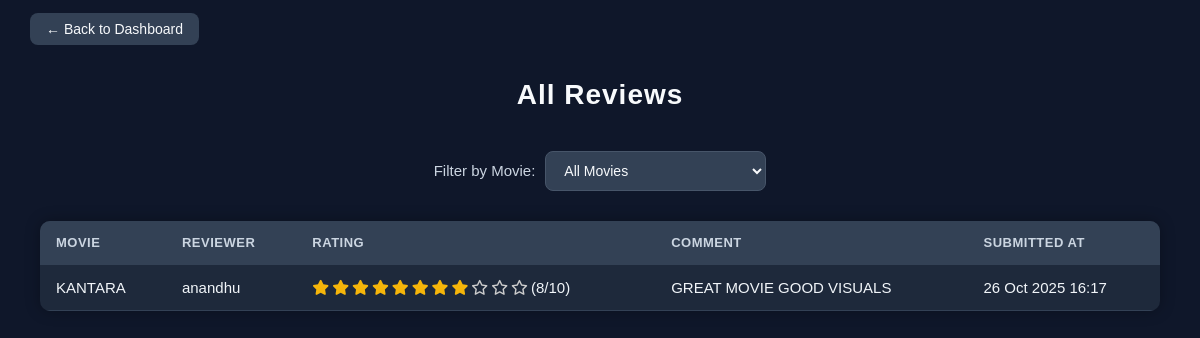
The page /admin-panel/view-reviews/ (signed in) on the database its author committed.
### bms/models.py (models this page shows, shortened)
class Review(models.Model):
    movie = models.ForeignKey(Movie, on_delete=models.CASCADE, related_name='reviews')
    user_name = models.CharField(max_length=100)
    rating = models.IntegerField(default=1)
    comment = models.TextField()
    created_at = models.DateTimeField(auto_now_add=True)

class Movie(models.Model):
    title = models.CharField(max_length=200)
    description = models.TextField()
    release_date = models.DateField()
    duration = models.CharField(max_length=50, default="N/A")
    language = models.CharField(max_length=50, default="Unknown")
    genre = models.CharField(max_length=100, default="Uncategorized")
    main_image = models.ImageField(upload_to='movies/main_images/', null=True, blank=True)
    cover_image = models.ImageField(upload_to='movies/cover_images/', null=True, blank=True)

### bms/views.py (the view)
# urls.py: path('admin-panel/view-reviews/', views.view_reviews, name='view_reviews'),
@admin_required
def view_reviews(request):
    selected_movie_id = request.GET.get('movie')  # Get movie ID from query params
    movies = Movie.objects.all().order_by('title')
    if selected_movie_id and selected_movie_id != "all":
        reviews = Review.objects.filter(movie_id=selected_movie_id).select_related('movie').order_by('-created_at')
    else:
        reviews = Review.objects.all().select_related('movie').order_by('-created_at')
    context = {
        'reviews': reviews,
        'movies': movies,
        'selected_movie_id': selected_movie_id,
    }
    return render(request, 'adminpanel/view_reviews.html', context)

### bms/views.py (called while the page is built)
def admin_required(view_func):
    @wraps(view_func)
    def wrapper(request, *args, **kwargs):
        if not request.user.is_authenticated or not request.user.is_staff:
            messages.error(request, "You must login as admin to access this page.")
            return redirect('admin_login')
        return view_func(request, *args, **kwargs)
    return wrapper

### templates/adminpanel/view_reviews.html (shortened to what this page needs)
<!DOCTYPE html>
<html lang="en">
<head>
    {% load static %}
    <link rel="stylesheet" href="{% static 'adminpanelcss/viewreviews.css' %}">
    <link rel="stylesheet" href="https://cdnjs.cloudflare.com/ajax/libs/font-awesome/6.4.0/css/all.min.css">
</head>
<body>
    <div class="top-bar">
        <a href="{% url 'admin_dashboard' %}" class="back-btn">← Back to Dashboard</a>
    </div>
    <h1>All Reviews</h1>
    <form method="get" class="filter-form">
        <label for="movie">Filter by Movie:</label>
        <select name="movie" id="movie" onchange="this.form.submit()">
            <option value="all" {% if not selected_movie_id or selected_movie_id == 'all' %}selected{% endif %}>All Movies</option>
        </select>
    </form>
    {% if reviews %}
    <table>
        <thead>
            <tr>
                <th>Movie</th>
                <th>Reviewer</th>
                <th>Rating</th>
                <th>Comment</th>
                <th>Submitted At</th>
            </tr>
        </thead>
        <tbody>
            {% for review in reviews %}
            <tr>
                <td>{{ review.movie.title }}</td>
                <td>{{ review.user_name }}</td>
                <td>
                    <span class="rating-stars">
                        {% for i in "12345678910"|make_list %}
                            {% if forloop.counter <= review.rating %}
                                <i class="fa-solid fa-star" style="color: #f5b50a;"></i>
                            {% else %}
                                <i class="fa-regular fa-star" style="color: #ccc;"></i>
                            {% endif %}
                        {% endfor %}
                        ({{ review.rating }}/10)
                    </span>
                </td>
                <td>{{ review.comment }}</td>
                <td>{{ review.created_at|date:"d M Y H:i" }}</td>
            </tr>
            {% endfor %}
        </tbody>
    </table>
    {% else %}
    <p>No reviews available for the selected movie.</p>
    {% endif %}
</body>
</html>

### static/adminpanelcss/viewreviews.css (style rules this page uses)
body { font-family: 'Poppins', sans-serif; background-color: #0f172a; color: #e2e8f0; margin: 0; padding: 60px 40px; min-height: 100vh; position: relative; }
.top-bar { position: absolute; top: 20px; left: 30px; }
.back-btn { text-decoration: none; background-color: #334155; color: #f8fafc; padding: 8px 16px; border-radius: 8px; font-size: 14px; transition: background 0.3s, transform 0.2s; }
h1 { text-align: center; color: #f8fafc; margin-bottom: 40px; font-size: 28px; letter-spacing: 1px; }
table { width: 100%; border-collapse: collapse; background-color: #1e293b; border-radius: 10px; overflow: hidden; box-shadow: 0 0 15px rgba(0, 0, 0, 0.3); }
thead { background-color: #334155; }
th, td { padding: 14px 16px; text-align: left; border-bottom: 1px solid #334155; vertical-align: top; }
th { color: #cbd5e1; font-weight: 600; text-transform: uppercase; font-size: 13px; letter-spacing: 0.5px; }
td { color: #f1f5f9; font-size: 15px; }
.rating-stars { display: flex; align-items: center; gap: 3px; flex-wrap: wrap; }
.rating-stars i { font-size: 15px; }
.filter-form { display: flex; justify-content: center; align-items: center; gap: 10px; margin-bottom: 30px; }
.filter-form label { font-size: 15px; color: #cbd5e1; }
.filter-form select { background-color: #334155; color: #f8fafc; border: 1px solid #475569; padding: 10px 14px; border-radius: 8px; font-size: 14px; cursor: pointer; transition: border-color 0.3s; }

### rows shown on the page
Review: movie "KANTARA", user_name "anandhu", rating "8", comment "GREAT MOVIE GOOD VISUALS", created_at "26 Oct 2025 16:17"
